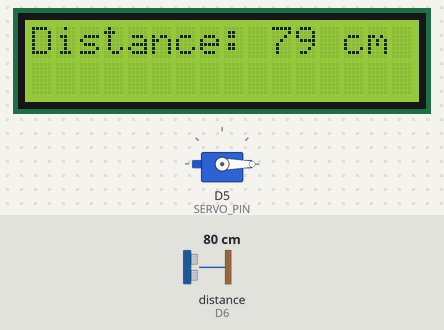
Bench run of a program on a simulated ESP8266 (Wemos D1 mini). On the bench: servo, 16×2 character LCD. Wiring (inferred from the names in the program): ultrasonic range finder: trigger D7; echo D6. The inputs (shaded band) are chosen by the test bench; at power-on: distance to the obstacle (sensor on D6) 80 cm. The echo pulse lasts 58.3 µs per cm.

Above: at 1.2 s.
1.3 s: distance to the obstacle (sensor on D6) set to 16 cm
At 1.9 s:
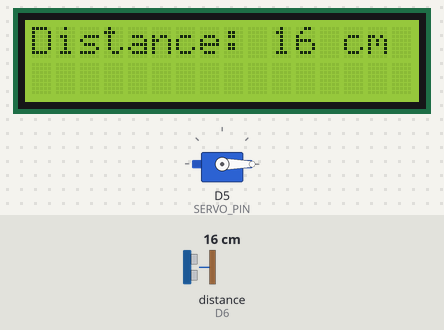
3.0 s: distance to the obstacle (sensor on D6) set to 13 cm
At 4.2 s:
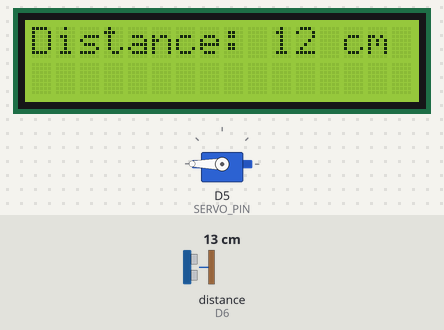
4.5 s: distance to the obstacle (sensor on D6) set to 2 cm
At 5.3 s:
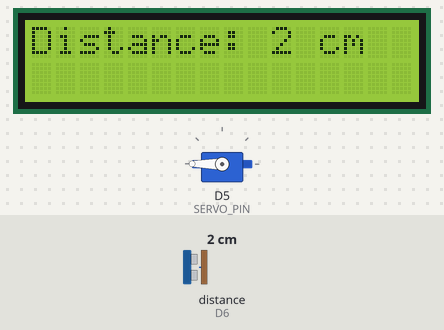
Timing chart, 0 to 7.5 s (numbered marks = the images above; inputs shaded):
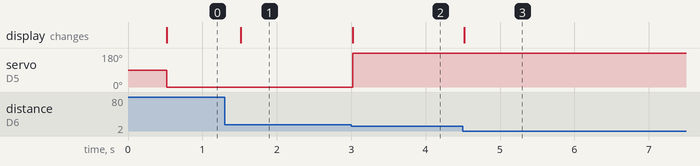

Measured:
- the behaviour switches between 15 and 14 cm on distance to the obstacle (sensor on D6) (found by bisection; images 1 and 2)
- after the input at 1.3 s, the display: changes after 0.22 s (image 1)
- after the input at 3.0 s, servo on D5 (SERVO_PIN): 0° → 180° at once; the display: changes at once (image 2)
- after the input at 4.5 s, the display: changes at once (image 3)

The program:

main.cpp
```cpp
#include <Arduino.h>
#include <Servo.h>
#include <LiquidCrystal_I2C.h>
#include <Wire.h>

#define ECHO_PIN D6
#define TRIG_PIN D7
#define SDA_PIN D2
#define SCL_PIN D1
#define SERVO_PIN D5

unsigned long last_time = 0;

int current_angle = -1;

Servo servo;
LiquidCrystal_I2C dis(0x27, 16, 2);

void setup()
{
  servo.attach(SERVO_PIN);

  Wire.begin(SDA_PIN, SCL_PIN);

  dis.init();
  dis.backlight();

  pinMode(ECHO_PIN, INPUT);
  pinMode(TRIG_PIN, OUTPUT);
}

void loop()
{
  unsigned long cur_time = millis();
  if (cur_time - last_time >= 500)
  {
    last_time = cur_time;

    digitalWrite(TRIG_PIN, LOW);
    delayMicroseconds(10);
    digitalWrite(TRIG_PIN, HIGH);
    delayMicroseconds(20);
    digitalWrite(TRIG_PIN, LOW);

    long dur = pulseIn(ECHO_PIN, HIGH, 40000);
    short distance = dur * 0.0343 / 2;

    if (distance <= 0 || distance > 400)
    {
      dis.setCursor(0, 0);
      dis.print("Error sensor   ");
    }
    else
    {
      dis.setCursor(0, 0);
      dis.print("Distance: ");
      dis.print(distance);
      dis.print(" cm  ");
    }

    if (distance < 15)
    {
      if (current_angle != 90)
      {
        servo.attach(SERVO_PIN); // 1. Вмикаємо керування серво
        servo.write(180);        // 2. Повертаємо на 180 градусів
        delay(250);              // 3. Даємо трохи часу (250мс для SG90 зазвичай достатньо)
        servo.detach();          // 4. ЗУПИНЯЄМО (знеструмлюємо) мотор
        current_angle = 90;      // Запам'ятовуємо поточний кут
      }
    }
    else
    {
      if (current_angle != 180)
      {
        servo.attach(SERVO_PIN); // 1. Вмикаємо керування серво
        servo.write(0);          // 2. Повертаємо на 0 градусів
        delay(250);              // 3. Даємо час на поворот
        servo.detach();          // 4. ЗУПИНЯЄМО мотор
        current_angle = 180;     // Запам'ятовуємо поточний кут
      }
    }
  }
}
```
